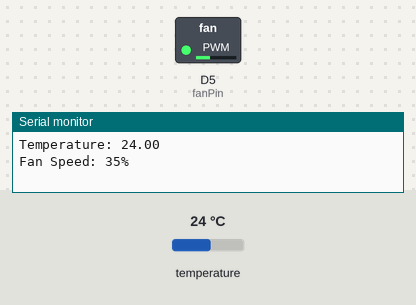
The sketch below on a simulated ESP8266 (NodeMCU). Shown: switched loads named in the sketch (green lamp = pin HIGH), the last lines printed to the serial monitor. Inputs (shaded band) come from the test bench; at power-on: temperature 24 °C.

Above: at 11.5 s.
11.6 s: temperature set to 19 °C
At 21.3 s:
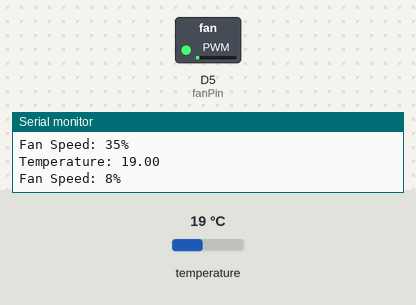
22.2 s: temperature set to 28 °C
At 31.3 s:
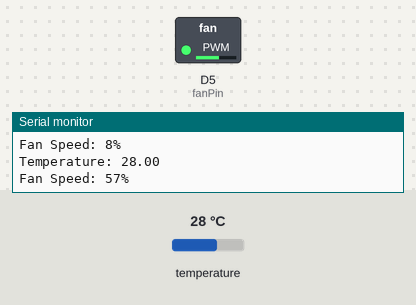
32.2 s: temperature set to 33 °C
At 41.4 s:
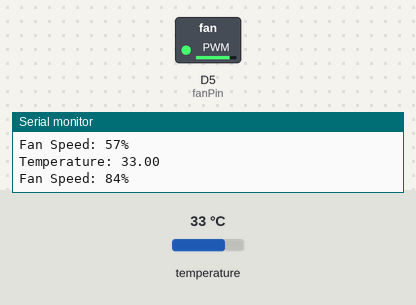
Timing chart, 0 to 42.9 s (numbered marks = the images above; inputs shaded):
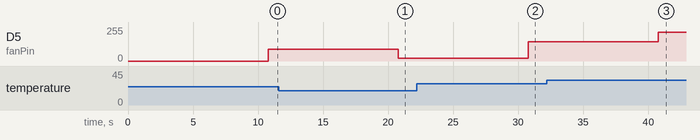

Measured:
- after the input at 11.6 s, D5 (fanPin): 89/255 → 20/255 after 9.2 s
- after the input at 22.2 s, D5 (fanPin): 20/255 → 145/255 after 8.6 s
- after the input at 32.2 s, D5 (fanPin): 145/255 → 214/255 after 8.6 s

The sketch:

esp8266_pwm_ds18b20.ino
```cpp
#include <OneWire.h>
#include <DallasTemperature.h>
#define ONE_WIRE_BUS D4
int fanPin = 14;
int dutyCycle = 0;
unsigned long timing;
OneWire oneWire(ONE_WIRE_BUS);
DallasTemperature sensors(&oneWire);
void setup() {
  Serial.begin(115200);
  pinMode(fanPin, OUTPUT);
  sensors.begin();
  analogWriteRange(100);
  analogWriteFreq(15000);
}
float readSensorTemp() {
  sensors.requestTemperatures();
  Serial.print("Temperature: ");
  Serial.println(sensors.getTempCByIndex(0));
  return sensors.getTempCByIndex(0);
}
void controlFanSpeed (int fanSpeedPercent) {
  Serial.print("Fan Speed: ");
  Serial.print(fanSpeedPercent);
  Serial.println("%");
  analogWrite(fanPin, fanSpeedPercent);
}
void loop() {
  if (millis() - timing > 10000) {
    timing = millis();
    float sensorTemp = readSensorTemp();
    int fanSpeedPercent = map(sensorTemp, 23, 36, 30, 100);
    controlFanSpeed (fanSpeedPercent);
  }
}
```
